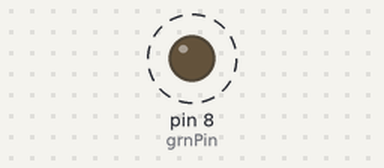
Simulated run of this sketch. Board: Arduino Uno, built with avr-gcc and run on an emulated ATmega328P. Parts: output pins drawn as LEDs (lit = HIGH). Dashed ring = blinking.

Above: at 0.5 s.
Timing chart, 0 to 3.5 s (numbered marks = the images above):
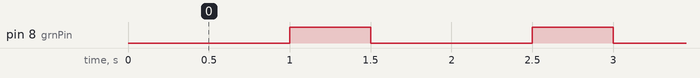

The sketch:

stoplight.ino
```cpp
const int buttonPin = 7;     // the number of the pushbutton pin
const int yelPin =  5;
const int redPin =  3;
const int grnPin =  8;
int lastState = HIGH;
int state = HIGH;
int count = 0;
int lastPin =0;
///variables will change:
int buttonState = 0;         // variable for reading the pushbutton status

void setup() {
  // initialize the LED pin as an output:
  pinMode(8, OUTPUT);
   count =0;
  // initialize the pushbutton pin as an input:
  pinMode(buttonPin, INPUT);
}

void loop(){
  // read the state of the pushbutton value:
  int pin = 0;
  // check if the pushbutton is pressed.
  // if it is, the buttonState is HIGH:

     digitalWrite(lastPin,LOW);
     if(count % 3==2)
     {
       pin = grnPin;
     }
     if(count % 3==0)
     {
       pin = redPin;
     }
     if(count % 3==1)
     {
       pin = yelPin;
     }
      count++;

  lastPin = pin;
  digitalWrite(pin,HIGH);
  lastState = buttonState;
 delay(500);
}
```

Measured:
- by itself, pin 8 (grnPin): alternates HIGH for 0.50 s and LOW for 1.0 s
